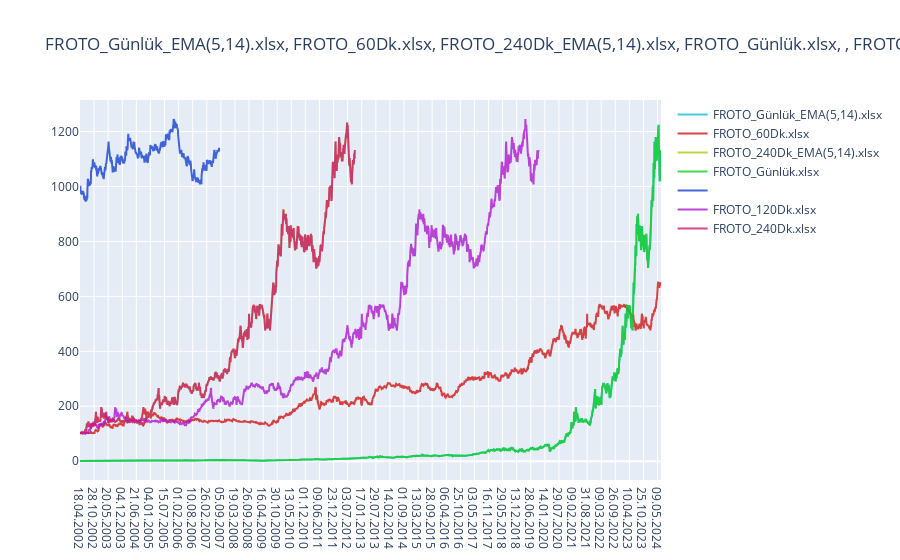

Source (notebook cell):
### Markdown cell above
### Line chart

### Code cell
import plotly.graph_objects as go
fig = go.Figure()
fig.add_trace(go.Scatter(x=data.Date, y=data.iloc[:,1], name = data.iloc[:,1].name, line = dict(color = '#17BECF'), opacity = 0.8))
fig.add_trace(go.Scatter(x=data.Date, y=data.iloc[:,2], name = data.iloc[:,2].name, line = dict(color = '#CF1717'), opacity = 0.8))
fig.add_trace(go.Scatter(x=data.Date, y=data.iloc[:,3], name = data.iloc[:,3].name, line = dict(color = '#AACF17'), opacity = 0.8))
fig.add_trace(go.Scatter(x=data.Date, y=data.iloc[:,4], name = data.iloc[:,4].name, line = dict(color = '#17CF29'), opacity = 0.8))
fig.add_trace(go.Scatter(x=data.Date, y=data.iloc[:,5], name = data.iloc[:,5].name, line = dict(color = '#1742CF'), opacity = 0.8))
fig.add_trace(go.Scatter(x=data.Date, y=data.iloc[:,6], name = data.iloc[:,6].name, line = dict(color = '#B017CF'), opacity = 0.8))
fig.add_trace(go.Scatter(x=data.Date, y=data.iloc[:,7], name = data.iloc[:,7].name, line = dict(color = '#CF1773'), opacity = 0.8))
fig.update_layout(title_text=data.iloc[:,1].name+', '+data.iloc[:,2].name+', '+data.iloc[:,3].name+', '+data.iloc[:,4].name+', '+data.iloc[:,5].name+', '+
                 data.iloc[:,6].name+', '+data.iloc[:,7].name)
fig.show()

### Figure 1 — Plotly figure (JSON) as saved in the notebook; plotly's stock layout.template omitted (floating-point values rounded to 4 significant figures; data arrays with more than 128 entries replaced by an {"elided": "..."} marker saying what was removed)
{"data": [{"line": {"color": "#17BECF"}, "name": "FROTO_Günlük_EMA(5,14).xlsx", "opacity": 0.8, "type": "scatter", "x": {"elided": "7911 str values"}, "y": {"elided": "7911 float values"}}, {"line": {"color": "#CF1717"}, "name": "FROTO_60Dk.xlsx", "opacity": 0.8, "type": "scatter", "x": {"elided": "7911 str values"}, "y": {"elided": "7911 float values"}}, {"line": {"color": "#AACF17"}, "name": "FROTO_240Dk_EMA(5,14).xlsx", "opacity": 0.8, "type": "scatter", "x": {"elided": "7911 str values"}, "y": {"elided": "7911 float values"}}, {"line": {"color": "#17CF29"}, "name": "FROTO_Günlük.xlsx", "opacity": 0.8, "type": "scatter", "x": {"elided": "7911 str values"}, "y": {"elided": "7911 float values"}}, {"line": {"color": "#1742CF"}, "name": "", "opacity": 0.8, "type": "scatter", "x": {"elided": "7911 str values"}, "y": {"elided": "7911 float values"}}, {"line": {"color": "#B017CF"}, "name": "FROTO_120Dk.xlsx", "opacity": 0.8, "type": "scatter", "x": {"elided": "7911 str values"}, "y": {"elided": "7911 float values"}}, {"line": {"color": "#CF1773"}, "name": "FROTO_240Dk.xlsx", "opacity": 0.8, "type": "scatter", "x": {"elided": "7911 str values"}, "y": {"elided": "7911 float values"}}], "layout": {"title": {"text": "FROTO_Günlük_EMA(5,14).xlsx, FROTO_60Dk.xlsx, FROTO_240Dk_EMA(5,14).xlsx, FROTO_Günlük.xlsx, , FROTO_120Dk.xlsx, FROTO_240Dk.xlsx"}}}
